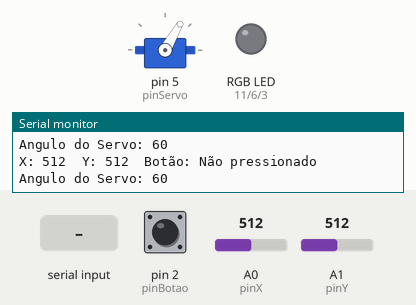
The sketch below on a simulated Arduino Uno, built with avr-gcc and run on an emulated ATmega328P. Shown: servo, an RGB LED mixed from three pins (HIGH = lit), the last lines printed to the serial monitor. The inputs (shaded band) are chosen by the test bench; at power-on: A0 (pinX) = 512, pin 2 (pinBotao) HIGH, A1 (pinY) = 512. Dim RGB values are drawn brighter than linear.

Above: at 2.3 s.
2.4 s: "1" received over Serial
At 2.69 s:
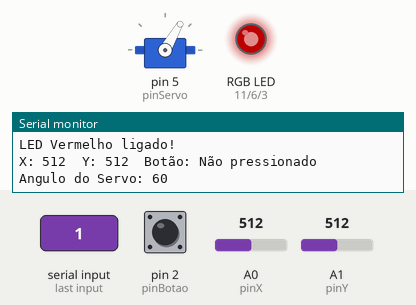
4.2 s: A0 (pinX) set to 710
At 5.3 s:
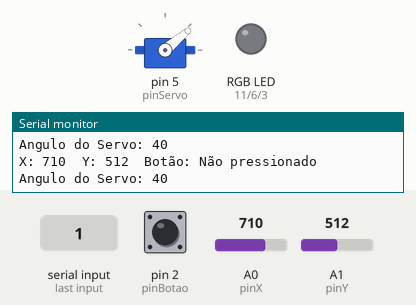
5.7 s: "2" received over Serial
At 5.93 s:
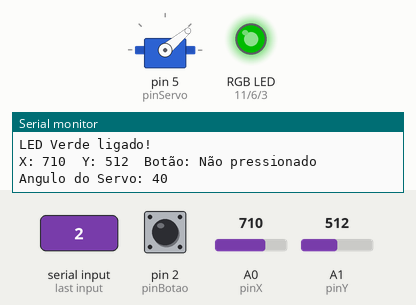
7.5 s: A0 (pinX) set to 1010
At 8.1 s:
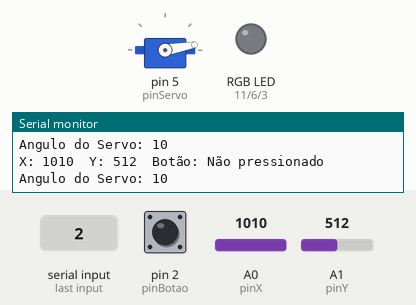
9.1 s: "3" received over Serial
At 9.36 s:
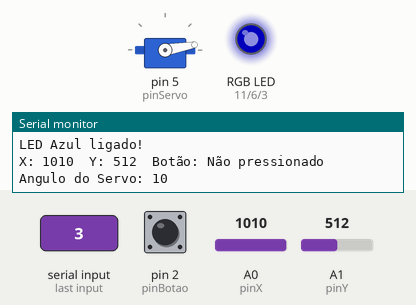
10.9 s: "4" received over Serial
At 11.19 s:
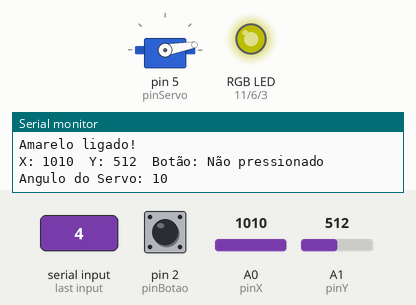
Timing chart, 0 to 13.7 s (numbered marks = the images above; inputs shaded):
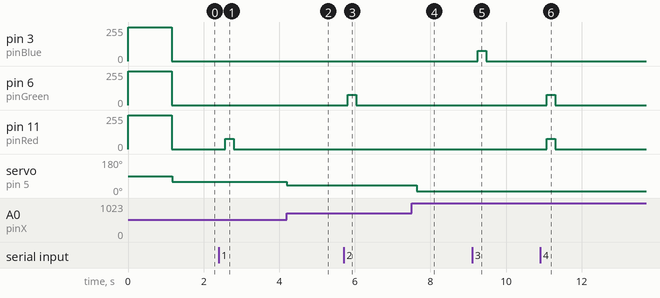

Measured:
- after the input at 2.4 s, pin 11 (pinRed): 0/255 → 76/255 after 0.17 s, → 0/255 0.22 s later
- after the input at 4.2 s, servo on pin 5 (pinServo): 60° → 40° at once
- after the input at 5.7 s, pin 6 (pinGreen): 0/255 → 76/255 after 0.11 s, → 0/255 0.22 s later
- after the input at 7.5 s, servo on pin 5 (pinServo): 40° → 10° after 0.14 s
- after the input at 9.1 s, pin 3 (pinBlue): 0/255 → 76/255 after 0.15 s, → 0/255 0.22 s later
- after the input at 10.9 s, pin 6 (pinGreen), pin 11 (pinRed): 0/255 → 76/255 after 0.18 s, → 0/255 0.22 s later

The sketch:

led_touch_test.ino
```cpp
#include <Servo.h>

const int pinGreen = 6;    // Pino do LED Vermelho
const int pinRed= 11;  // Pino do LED Verde
const int pinBlue = 3;    // Pino do LED Azul

int brilhoMaximo = 255;  // Intensidade do LED
int touchState =0;
// Definir os pinos onde o joystick está conectado
const int pinX = A0;  // Eixo X do joystick no pino A0
const int pinY = A1;  // Eixo Y do joystick no pino A1
const int pinBotao = 2; // Botão do joystick no pino 2

// definindo o pino do servo
const int pinServo = 5;

// Objeto do servo
Servo servo1;

float n = 1;
int anguloServo = 90;

// Debounce - contagem de tempo
unsigned long tempoBotao = 0;
unsigned long debounceDelay = 200;  // delay

char comando = '8';  // Variável para armazenar o comando recebido

void setup() {
  Serial.begin(9600);  // Inicia a comunicação serial
  pinMode(pinBotao, INPUT_PULLUP);  // Configura o pino do botão com resistor pull-up
  pinMode(pinRed, OUTPUT);
  pinMode(pinGreen, OUTPUT);
  pinMode(pinBlue, OUTPUT);
  pinMode(2, INPUT);

  servo1.attach(pinServo);
  // Começa com branco
  analogWrite(pinRed, 255);
  analogWrite(pinGreen, 255);
  analogWrite(pinBlue, 255);

  Serial.println("LED Branco ligado!");

  // Exibe a lista de opções
  Serial.println("=== Controle do LED RGB ===");
  Serial.println("Digite um número para selecionar a cor:");
  Serial.println("1 - Vermelho");
  Serial.println("2 - Verde");
  Serial.println("3 - Azul");
  Serial.println("4 - Amarelo");
  Serial.println("5 - Ciano");
  Serial.println("6 - Magenta");
  Serial.println("7 - Branco");
  Serial.println("0 - Desligar LED");
  Serial.println("===========================");
  // Aguarda um tempo para estabilizar


  delay(1000); // estabilidade
}


void loop() {
  touch();
  // Chama a função para ler a string
  if (Serial.available()) {
    char comando = Serial.read();
    Serial.println(comando);
    led_rgb(comando);

  }

  // Lê o estado do botão (0 = pressionado, 1 = não pressionado)
  int estadoBotao = digitalRead(pinBotao);
  // é para ciclar a intensidade pelo botão
  if (estadoBotao == 0 && (millis() - tempoBotao) > debounceDelay){
    if (n == 0.4){
        n = 0.8;
    } else if (n == 0.8){
        n = 1;
    } else if (n == 1){
        n = 0.4;
    }
  }


  // Aqui é sobre os valores dos eixos X e Y do joystick
  int valorX = analogRead(pinX);  // Lê o valor do eixo X
  int valorY = analogRead(pinY);  // Lê o valor do eixo Y


  if (valorX >= 0 & valorX<100){
      anguloServo = 100;
  } else if (valorX >= 100 & valorX<200){
      anguloServo = 145;
  } else if (valorX >= 200 & valorX<300){
      anguloServo = 90;
  } else if (valorX >= 300 & valorX<400){
      anguloServo = 80;
  } else if (valorX >= 400 & valorX<500){
      anguloServo = 70;
  } else if (valorX >= 500 & valorX<600){
      anguloServo = 60;
  } else if (valorX >= 600 & valorX<700){
      anguloServo = 50;
  } else if (valorX >= 700 & valorX<800){
      anguloServo = 40;
  } else if (valorX >= 800 & valorX<900){
      anguloServo = 30;
  } else if (valorX >= 900 & valorX<1000){
      anguloServo = 20;
  } else if (valorX >= 1000){
      anguloServo = 10;
  }

  //anguloServo = 100;
  servo1.write(anguloServo);
  //servo1.write(90);

  // Exibe os valores no Monitor Serial
  Serial.print("X: ");
  Serial.print(valorX);  // Imprime o valor do eixo X
  Serial.print("\tY: ");
  Serial.print(valorY);  // Imprime o valor do eixo Y
  Serial.print("\tBotão: ");
  Serial.println(estadoBotao == LOW ? "Pressionado" : "Não pressionado"); // Imprime o estado do botão

  // Exibe o ângulo do servo para debugging
  Serial.print("Angulo do Servo: ");
  Serial.println(anguloServo);

  delay(200);  // Atraso para não sobrecarregar a serial, porém se for muito devagar, ou seja, o delay for alto, ele pode não perceber se o botão for pressionado
}

void led_rgb(char comando){
  // switch(comando){
  //   case '1':
  //   analogWrite(pinGreen,n * 0);
  //   analogWrite(pinRed, n * 255);
  //   analogWrite(pinBlue, n *0);

  //   break;
  //   case'2':
  //   analogWrite(pinGreen, n * 255);
  //   analogWrite(pinRed, n *0);
  //   analogWrite(pinBlue, n *0);
  //   break;

  //   case'3':
  //    analogWrite(pinGreen, n *0);
  //   analogWrite(pinRed,n * 0);
  //     analogWrite(pinBlue, n * 255);

  //   break;
  //    case'4':
  //     analogWrite(pinBlue, 0);
  //     analogWrite(pinRed, n * 255);
  //     analogWrite(pinGreen, n * 255);

  //   break;
  //    case'5':
  //    analogWrite(pinBlue, n * 255);
  //     analogWrite(pinRed, 0);
  //     analogWrite(pinGreen, n * 255);

  //   break;
  //    case'6':
  //    analogWrite(pinBlue, n * 255);
  //     analogWrite(pinRed, n * 255);
  //     analogWrite(pinGreen, 0);

  //   break;
  //   case'7':
  //    analogWrite(pinBlue, n * 255);
  //     analogWrite(pinRed, n * 255);
  //     analogWrite(pinGreen, n * 255);

  //   break;
  //   case'0':
  //    analogWrite(pinGreen, n *0);
  //   analogWrite(pinRed,n * 0);
  //     analogWrite(pinBlue, n * 0);

  //   break;

  // }


    if (comando == '1') {
      analogWrite(pinRed, n * 255);
      analogWrite(pinGreen, 0);
      analogWrite(pinBlue, 0);
      Serial.println("LED Vermelho ligado!");
    } else if (comando == '2') {
      analogWrite(pinGreen, n * 255);
      analogWrite(pinRed, 0);
      analogWrite(pinBlue, 0);
      Serial.println("LED Verde ligado!");
    } else if (comando == '3') {
      analogWrite(pinBlue, n * 255);
      analogWrite(pinRed, 0);
      analogWrite(pinGreen, 0);
      Serial.println("LED Azul ligado!");
    } else if (comando == '4') {
      Serial.println("Amarelo ligado!");
      analogWrite(pinBlue, 0);
      analogWrite(pinRed, n * 255);
      analogWrite(pinGreen, n * 255);
    } else if (comando == '5') {
      Serial.println("Ciano ligado!");
      analogWrite(pinBlue, n * 255);
      analogWrite(pinRed, 0);
      analogWrite(pinGreen, n * 255);
    } else if (comando == '6') {
      Serial.println("Magenta ligado!");
      analogWrite(pinBlue, n * 255);
      analogWrite(pinRed, n * 255);
      analogWrite(pinGreen, 0);
    } else if (comando == '7') {
      Serial.println("Branco ligado!");
      analogWrite(pinBlue, n * 255);
      analogWrite(pinRed, n * 255);
      analogWrite(pinGreen, n * 255);
    } else if (comando == '0') {
      Serial.println("LED desligado!");
      analogWrite(pinBlue, 0);
      analogWrite(pinRed, 0);
      analogWrite(pinGreen, 0);
    } else {
      Serial.println("Digite um número válido (0 a 9):");
    }

}
void touch(){
  touchState = digitalRead(2); // Lê o sensor de toque

  if (touchState == HIGH){
    analogWrite(pinBlue, 0);
    analogWrite(pinRed, 0);
    analogWrite(pinGreen, 0);
  }
    if (touchState >= 3){
      touchState == 0;
      n == 0.1;
    }
  if (touchState == 1) {
         n = 0.3;
  }

   if (touchState ==2){
    n = 0.6;
   }
     if (touchState ==3){
    n = 1;
   }


}
```
